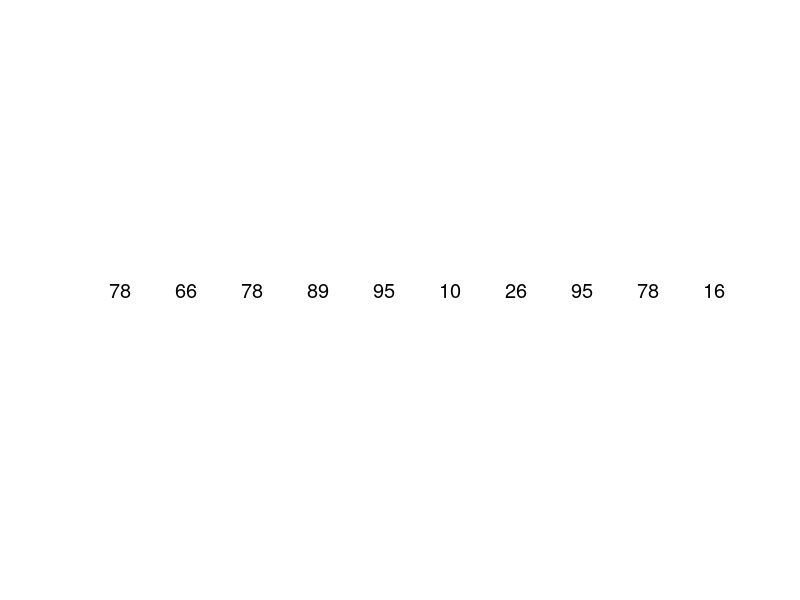

Here is the MATLAB script that generated this plot:
i = 10;
characters = 10;

while ( i > 0 )
  
  clf;
  for c = 1:characters
    string = randi(100);
    subplot(1, characters, c);
    axis off;
    grid off;
    text(0, 0.5, strcat(['\fontsize{20}' num2str(string) ]) );
  endfor
  pause(0.2);
  refreshdata();
  i--;
endwhile
